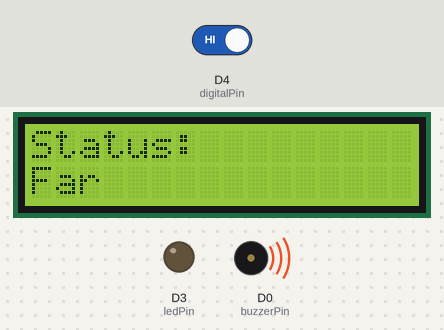
A sketch run on a simulated ESP8266 (NodeMCU). Shown: 16×2 character LCD, output pins drawn as LEDs (lit = HIGH), buzzer (waves = sounding, pin HIGH). Inputs (shaded band) come from the test bench; at power-on: D4 (digitalPin) HIGH. What the sketch prints to the serial monitor is not drawn.

Above: at 1.2 s.
1.3 s: D4 (digitalPin) driven LOW
At 2.2 s:
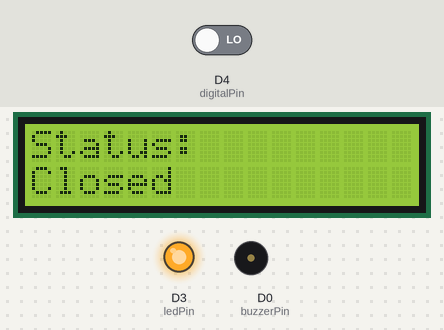
2.8 s: D4 (digitalPin) driven HIGH
At 3.8 s:
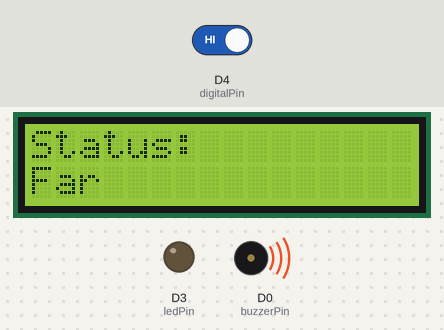
Timing chart, 0 to 5.8 s (numbered marks = the images above; inputs shaded):
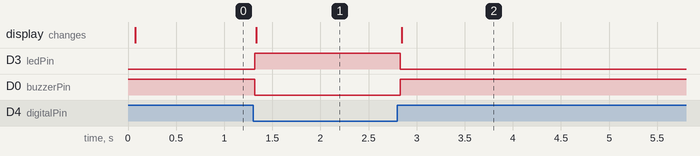

Measured:
- after the input at 1.3 s, D3 (ledPin): LOW → HIGH at once; D0 (buzzerPin): HIGH → LOW at once; the display: changes at once (image 1)
- after the input at 2.8 s, D3 (ledPin): HIGH → LOW at once; D0 (buzzerPin): LOW → HIGH at once; the display: changes at once (image 2)

The sketch:

helloworld.ino
```cpp
#include <Wire.h>
#include <LiquidCrystal_I2C.h>
LiquidCrystal_I2C lcd(0x27, 16, 2);
int buzzerPin = D0;
int digitalPin = D4;
int ledPin = D3;
int val = 0;
void setup() {
  pinMode(ledPin, OUTPUT);  // sets the pin as output
  pinMode(digitalPin, INPUT); // sets the pin as input
  pinMode(buzzerPin, OUTPUT);
  Serial.begin(9600);
  digitalWrite(buzzerPin, HIGH);
  lcd.begin();
  lcd.backlight();
}

void loop() {
  val = digitalRead(digitalPin);  //อ่านค่าสัญญาณ digital ขาD1 ที่ต่อกับ เซ็นเซอร์ตรวจจับวัตถุ IR Infrared
  Serial.print("val = "); // พิมพ์ข้อมความส่งเข้าคอมพิวเตอร์ "val = "
  Serial.println(val); // พิมพ์ค่าของตัวแปร val
  if (val == 0) { // ค่า เป็น 0  ตรวจจับเจอวัตถุ สั่งให้ไฟ LED ติด
    digitalWrite(ledPin, HIGH); // สั่งให้ LED ติดสว่าง
    digitalWrite(buzzerPin, LOW);
    lcd.clear();
    lcd.setCursor(0, 0); // กำหนดให้ เคอร์เซอร์ อยู่ตัวอักษรตำแหน่งที่0 แถวที่ 1 เตรียมพิมพ์ข้อความ
    lcd.print("Status:"); //พิมพ์ข้อความ "LCD1602 I2c Test"
    lcd.setCursor(0, 1); // กำหนดให้ เคอร์เซอร์ อยู่ตัวอักษรกำแหน่งที3 แถวที่ 2 เตรียมพิมพ์ข้อความ
    lcd.print("Closed"); //พิมพ์ข้อความ "myarduino.net"
  }
  else {
    digitalWrite(ledPin, LOW); // สั่งให้ LED ดับ
    digitalWrite(buzzerPin, HIGH);
    lcd.clear();
    lcd.setCursor(0, 0); // กำหนดให้ เคอร์เซอร์ อยู่ตัวอักษรตำแหน่งที่0 แถวที่ 1 เตรียมพิมพ์ข้อความ
    lcd.print("Status:"); //พิมพ์ข้อความ "LCD1602 I2c Test"
    lcd.setCursor(0, 1); // กำหนดให้ เคอร์เซอร์ อยู่ตัวอักษรกำแหน่งที3 แถวที่ 2 เตรียมพิมพ์ข้อความ
    lcd.print("Far"); //พิมพ์ข้อความ "myarduino.net"
  }
  delay(100);
}
```
